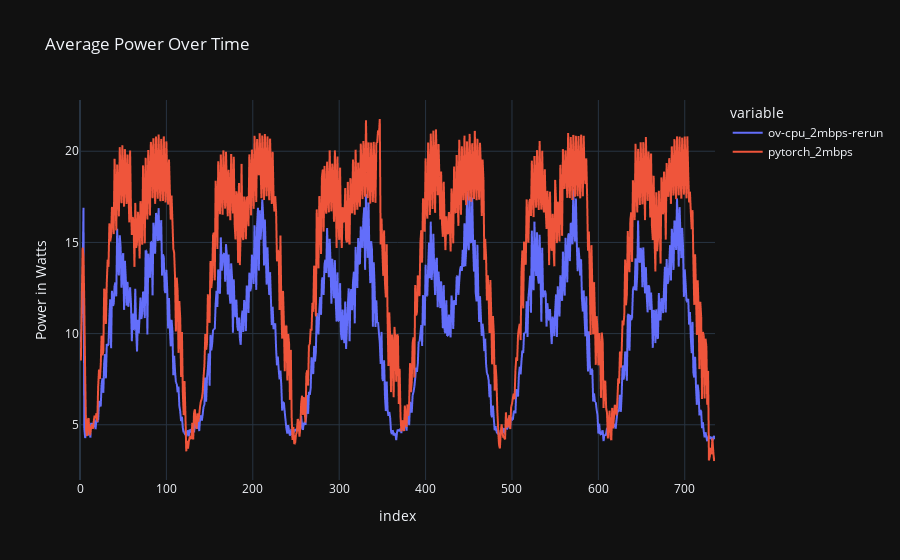
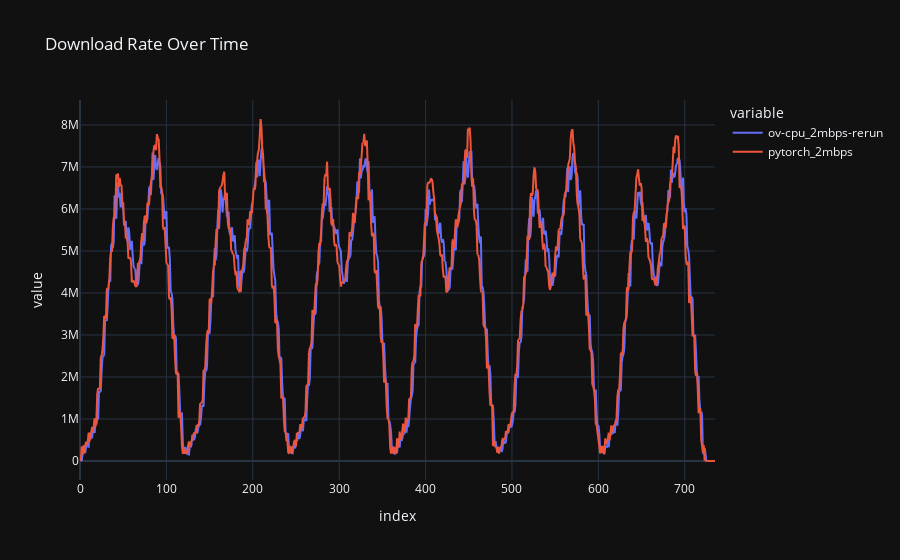
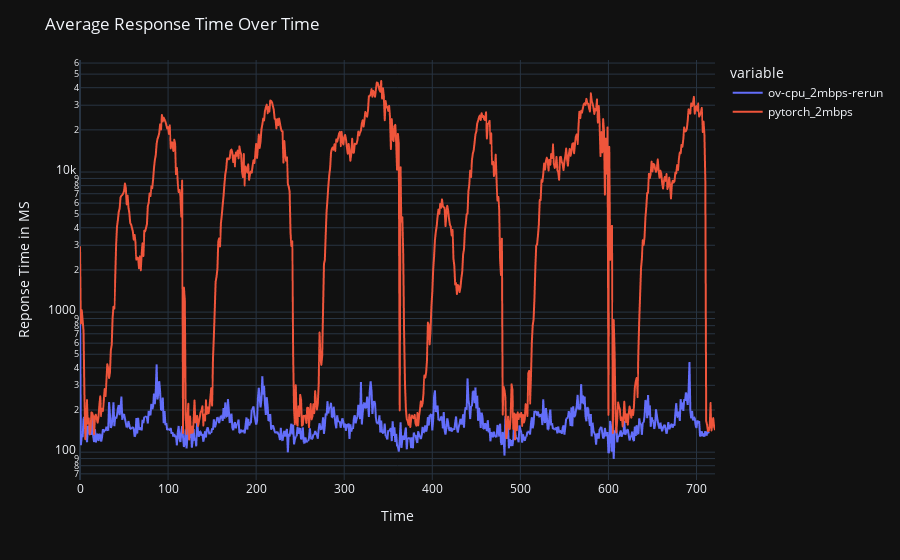

Source (notebook cell) for these figures, in order:
### Code cell
power_df = pd.DataFrame.from_dict(total_power)
fig_power = px.line(power_df, title='Average Power Over Time', labels={'value': 'Power in Watts'})
fig_power.show()

fig_download_rate = px.line(yolo_input_df,
                            title='Download Rate Over Time', labels={'yolo_input_rate': 'Download Rate'})
fig_download_rate.show()

queue_df = pd.DataFrame.from_dict(response_time)
fig = px.line(queue_df, x=queue_df.index, y=queue_df.columns)
fig.update_layout(title='Average Response Time Over Time', xaxis_title='Time', yaxis_title='Reponse Time in MS', yaxis_type='log')
fig.show()

### Figure 1 — Plotly figure (JSON) as saved in the notebook; plotly's stock layout.template omitted (floating-point values rounded to 4 significant figures; data arrays with more than 128 entries replaced by an {"elided": "..."} marker saying what was removed)
{"data": [{"hovertemplate": "variable=ov-cpu_2mbps-rerun<br>index=%{x}<br>Power in Watts=%{y}<extra></extra>", "legendgroup": "ov-cpu_2mbps-rerun", "line": {"color": "#636efa", "dash": "solid"}, "marker": {"symbol": "circle"}, "mode": "lines", "name": "ov-cpu_2mbps-rerun", "showlegend": true, "x": {"elided": "736 int values"}, "xaxis": "x", "y": {"elided": "736 float values"}, "yaxis": "y", "type": "scattergl"}, {"hovertemplate": "variable=pytorch_2mbps<br>index=%{x}<br>Power in Watts=%{y}<extra></extra>", "legendgroup": "pytorch_2mbps", "line": {"color": "#EF553B", "dash": "solid"}, "marker": {"symbol": "circle"}, "mode": "lines", "name": "pytorch_2mbps", "showlegend": true, "x": {"elided": "736 int values"}, "xaxis": "x", "y": {"elided": "736 float values"}, "yaxis": "y", "type": "scattergl"}], "layout": {"xaxis": {"anchor": "y", "domain": [0.0, 1.0], "title": {"text": "index"}}, "yaxis": {"anchor": "x", "domain": [0.0, 1.0], "title": {"text": "Power in Watts"}}, "legend": {"title": {"text": "variable"}, "tracegroupgap": 0}, "title": {"text": "Average Power Over Time"}}}

### Figure 2 — Plotly figure (JSON) as saved in the notebook; plotly's stock layout.template omitted (floating-point values rounded to 4 significant figures; data arrays with more than 128 entries replaced by an {"elided": "..."} marker saying what was removed)
{"data": [{"hovertemplate": "variable=ov-cpu_2mbps-rerun<br>index=%{x}<br>value=%{y}<extra></extra>", "legendgroup": "ov-cpu_2mbps-rerun", "line": {"color": "#636efa", "dash": "solid"}, "marker": {"symbol": "circle"}, "mode": "lines", "name": "ov-cpu_2mbps-rerun", "showlegend": true, "x": {"elided": "736 int values"}, "xaxis": "x", "y": {"elided": "736 float values"}, "yaxis": "y", "type": "scattergl"}, {"hovertemplate": "variable=pytorch_2mbps<br>index=%{x}<br>value=%{y}<extra></extra>", "legendgroup": "pytorch_2mbps", "line": {"color": "#EF553B", "dash": "solid"}, "marker": {"symbol": "circle"}, "mode": "lines", "name": "pytorch_2mbps", "showlegend": true, "x": {"elided": "736 int values"}, "xaxis": "x", "y": {"elided": "736 float values"}, "yaxis": "y", "type": "scattergl"}], "layout": {"xaxis": {"anchor": "y", "domain": [0.0, 1.0], "title": {"text": "index"}}, "yaxis": {"anchor": "x", "domain": [0.0, 1.0], "title": {"text": "value"}}, "legend": {"title": {"text": "variable"}, "tracegroupgap": 0}, "title": {"text": "Download Rate Over Time"}}}

### Figure 3 — Plotly figure (JSON) as saved in the notebook; plotly's stock layout.template omitted (floating-point values rounded to 4 significant figures; data arrays with more than 128 entries replaced by an {"elided": "..."} marker saying what was removed)
{"data": [{"hovertemplate": "variable=ov-cpu_2mbps-rerun<br>index=%{x}<br>value=%{y}<extra></extra>", "legendgroup": "ov-cpu_2mbps-rerun", "line": {"color": "#636efa", "dash": "solid"}, "marker": {"symbol": "circle"}, "mode": "lines", "name": "ov-cpu_2mbps-rerun", "showlegend": true, "x": {"elided": "722 int values"}, "xaxis": "x", "y": {"elided": "722 float values"}, "yaxis": "y", "type": "scattergl"}, {"hovertemplate": "variable=pytorch_2mbps<br>index=%{x}<br>value=%{y}<extra></extra>", "legendgroup": "pytorch_2mbps", "line": {"color": "#EF553B", "dash": "solid"}, "marker": {"symbol": "circle"}, "mode": "lines", "name": "pytorch_2mbps", "showlegend": true, "x": {"elided": "722 int values"}, "xaxis": "x", "y": {"elided": "722 float values"}, "yaxis": "y", "type": "scattergl"}], "layout": {"xaxis": {"anchor": "y", "domain": [0.0, 1.0], "title": {"text": "Time"}}, "yaxis": {"anchor": "x", "domain": [0.0, 1.0], "title": {"text": "Reponse Time in MS"}, "type": "log"}, "legend": {"title": {"text": "variable"}, "tracegroupgap": 0}, "margin": {"t": 60}, "title": {"text": "Average Response Time Over Time"}}}
